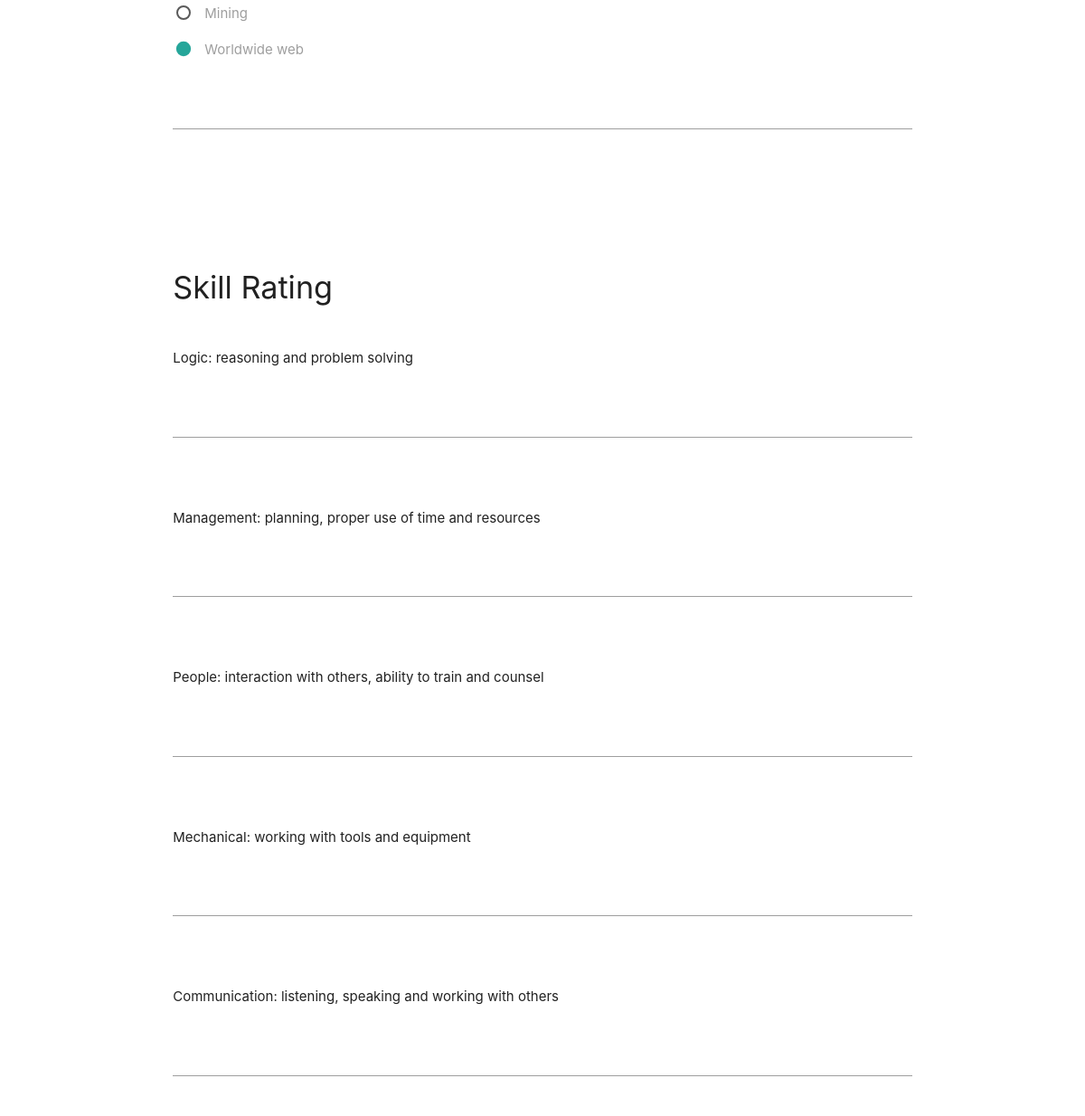
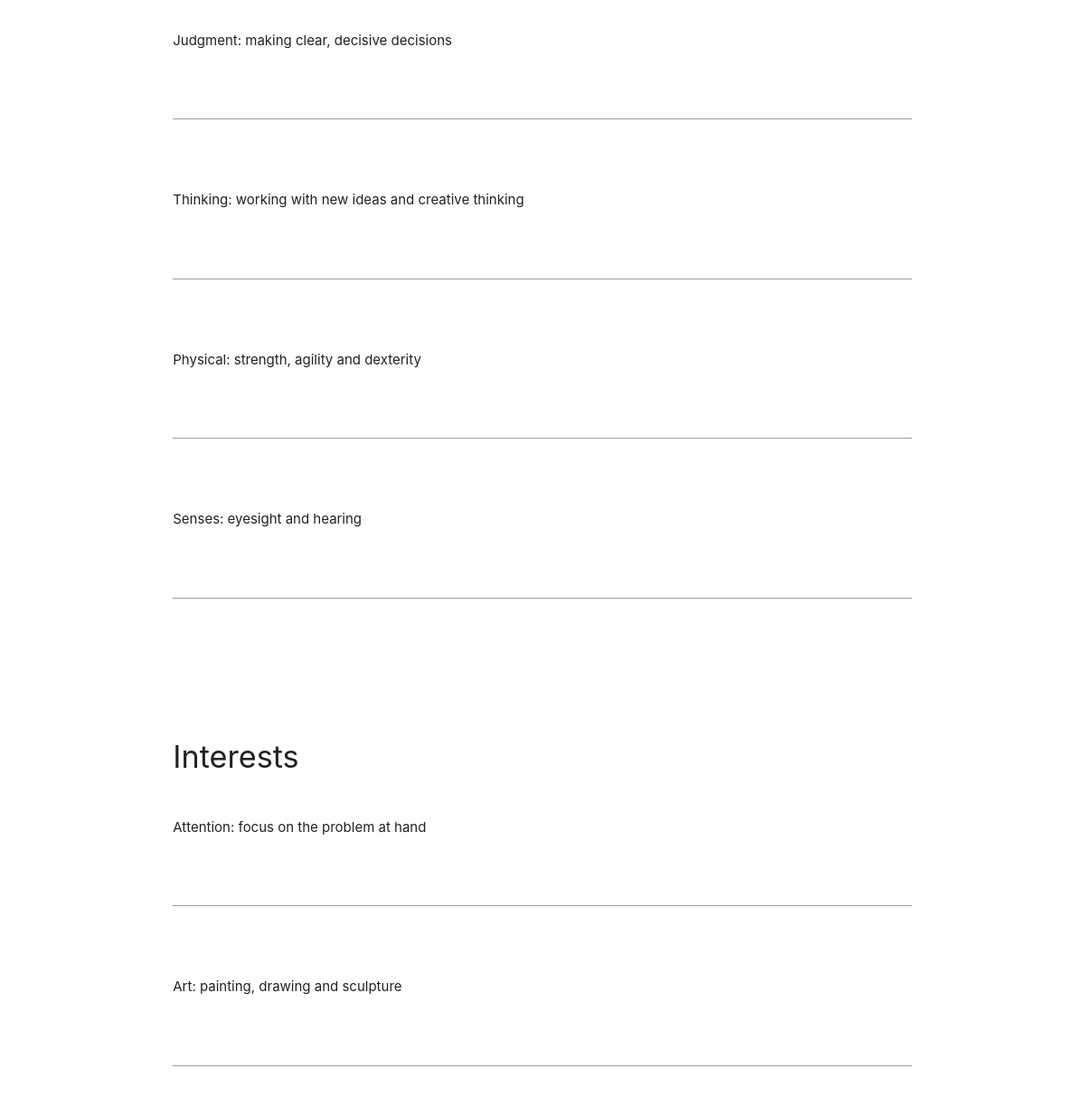
The app's page /survey?page=2 (middle part), older data (2 pictures, top to bottom).
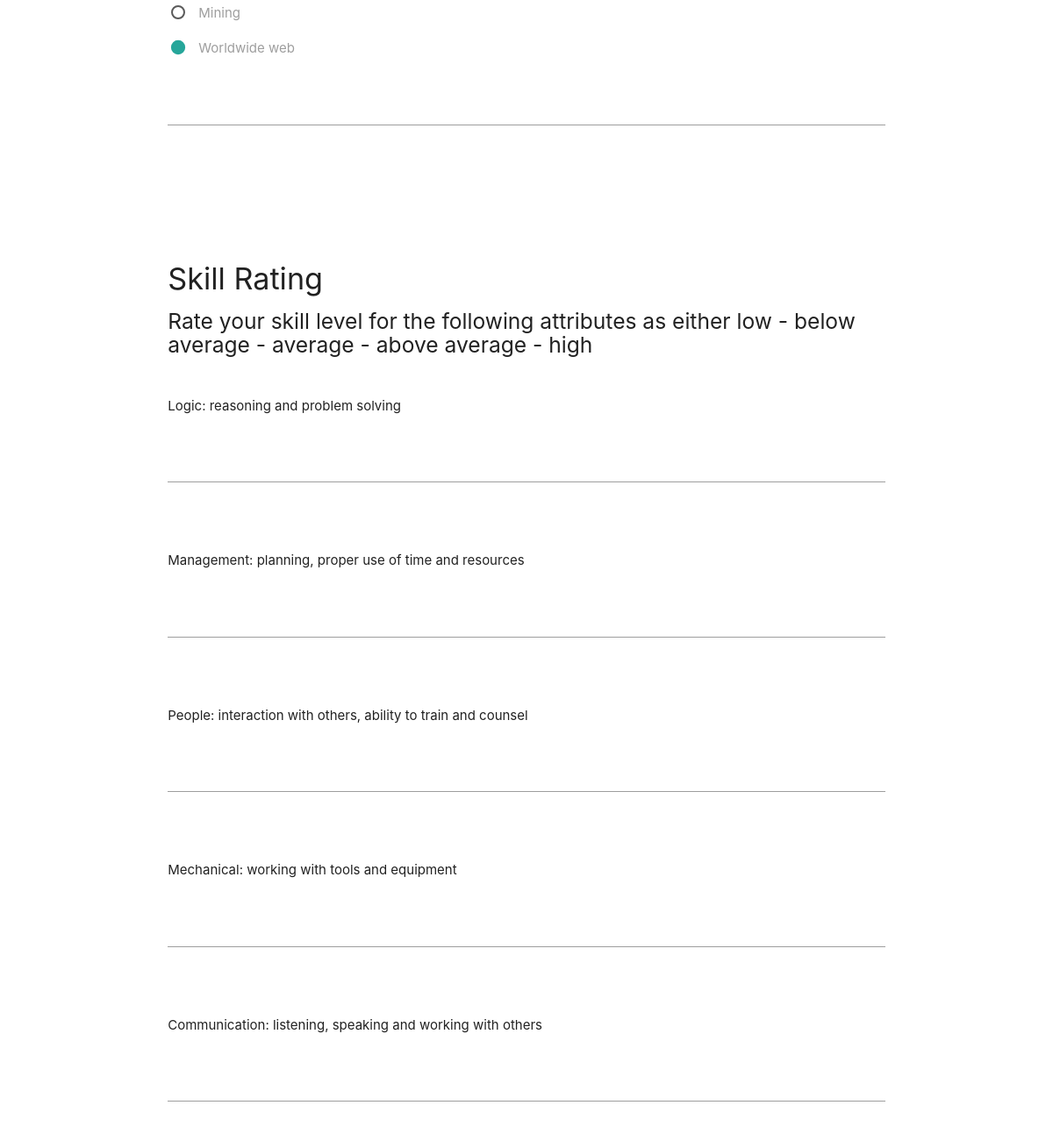
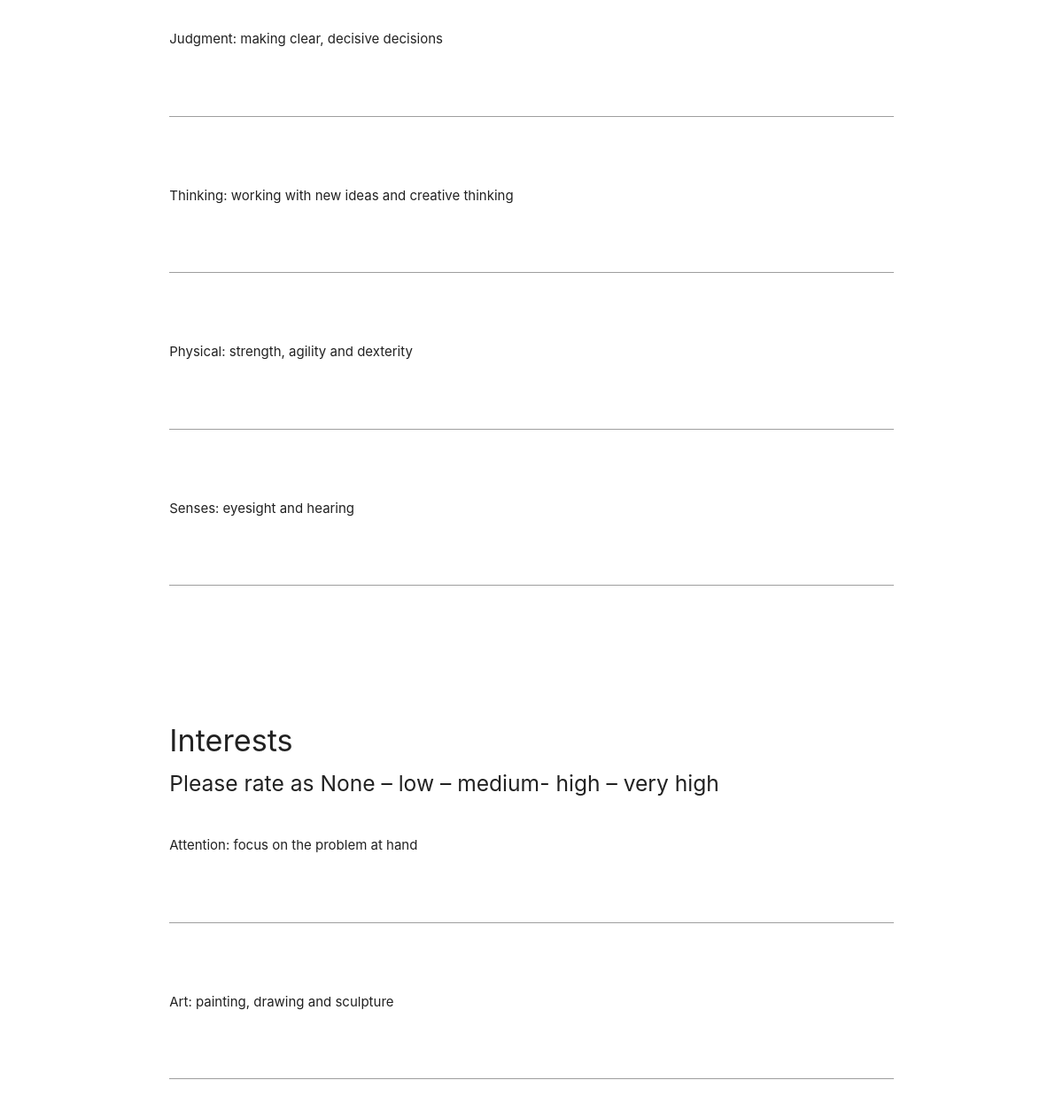
The same page, newer data (2 pictures, top to bottom).
### opinion_aggregator/models/survey.py (models this page shows, shortened)
class SectionModel(models.Model):
    title = models.CharField(
        _('Title of the section: eg personal info'),
        max_length=40,
        blank=False,
        null=False)
    long_description = models.CharField(
        _('Long description of this area'),
        max_length=255,
        blank=True,
        null=True)
    part = models.ForeignKey(
        PartModel, related_name='sections',
        on_delete=models.CASCADE,
        null=False, blank=False)
    class Meta:
        verbose_name_plural = "Sections of the survey"
        unique_together = ('title', 'part')

### opinion_aggregator/views.py (the view)
# urls.py: path('survey', views.survey, name='survey')
def survey(request):
    surveys = get_surveys()
    survey_parts = get_survey_parts()
    page = request.GET.get('page', 1)
    paginator = Paginator(survey_parts, 1)
    try:
        parts = paginator.page(page)
    except PageNotAnInteger:
        parts = paginator.page(1)
    except EmptyPage:
        parts = paginator.page(paginator.num_pages)
    context = {
        'surveys': surveys,
        'parts': parts
    }
    return render(request, 'survey.html', context)

### opinion_aggregator/dao/survey.py (called while the page is built)
def get_surveys():
    return survey_models.SurveyModel.objects.all()

def get_survey_parts():
    pages = survey_models.PartModel.objects.all()
    return pages

### opinion_aggregator/templates/survey.html (shortened to what this page needs)
{% extends "base.html" %}
{% load static %}
{% block styles %}
    {{ block.super }}
    <link rel="stylesheet" type="text/css" href="{% static 'css/survey.css' %}" />
{% load static %}
{% endblock %}
{% block content %}
<div class="content">
    <div class="row">
        <div class="container">
            {% for survey in surveys %}
            {% for part in parts %}
            <div class="row part">
                <form action="#!">
                    {% for section in part.sections.all %}
                    <div class="row sections">
                        <div class="row section">
                            <div class="row">
                                <div class="col s12">
                                    <h4>{{ section.title }}</h4>
                                    {% if section.long_description %}
                                    <h5>{{section.long_description}}</h5>
                                    {% endif %}
                                </div>
                            </div>
                            {% for question in section.questions.all %}
                            <div class="row questions">
                                <div class="question">
                                    <div class="col s12">
                                        <p>{{ question.description }}</p>
                                        {% for option in question.options.all %}
                                        <p>
                                            <label>
                                                <span>{{ option.description }}</span>
                                            </label>
                                          </p>
                                        {% endfor %}
                                        <div class="row">
                                            <div class="col s12">
                                                <div class="input-field">
                                                    <input type="text" name="response" id="">
                                                </div>
                                            </div>
                                        </div>
                                    </div>
                                </div>
                            </div>
                            {% endfor %}
                        </div>
                    </div>
                    {% endfor %}
                </form>
            </div>
            {% endfor %}
            {% endfor %}
        </div>
    </div>
</div>
{% endblock %}

Row changes from the older to the newer data that the page shows:
changed SectionModel "Skill Rating": long_description (not shown) → "Rate your skill level for the following attributes as either low - below average - average - above average - high"
changed SectionModel "Interests": long_description (not shown) → "Please rate as None – low – medium- high – very high"
